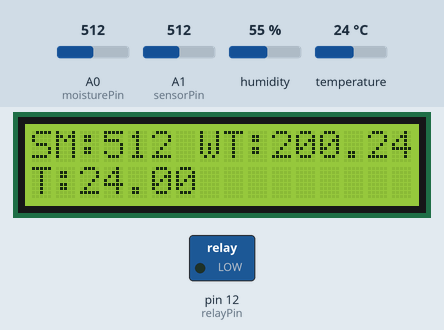
Bench run of a sketch on a simulated Arduino Uno, built with avr-gcc and run on an emulated ATmega328P. Shown: 16×2 character LCD, switched loads named in the sketch (green lamp = pin HIGH). Inputs (shaded band) come from the test bench; at power-on: A0 (moisturePin) = 512, humidity 55 %, A1 (sensorPin) = 512, temperature 24 °C.

Above: at 1.2 s.
1.3 s: A0 (moisturePin) set to 483
At 3.1 s:
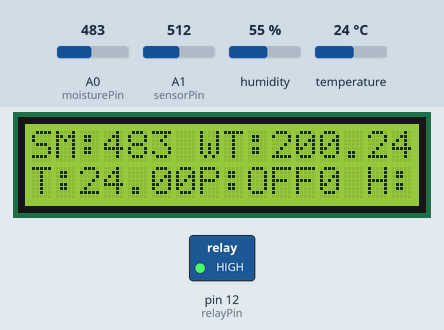
7.6 s: A0 (moisturePin) set to 510
At 12.8 s:
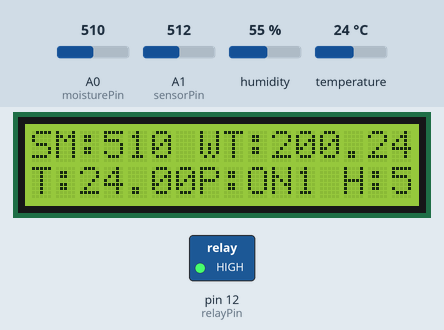
13.7 s: humidity set to 22 %
At 16.9 s:
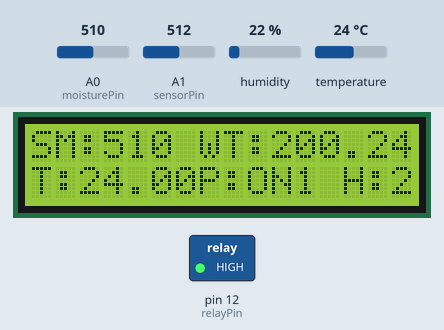
17.8 s: A1 (sensorPin) set to 490
At 19.3 s:
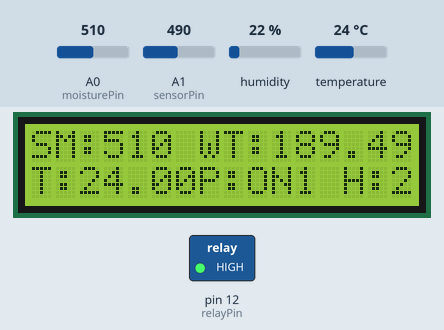
20.5 s: temperature set to 12 °C
At 24.1 s:
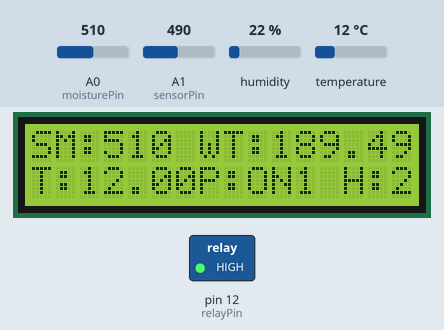
Timing chart, 0 to 25.6 s (numbered marks = the images above; inputs shaded):
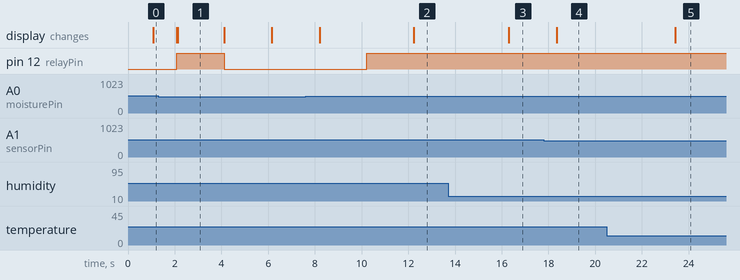

The sketch:

Sensor_Control.ino
```cpp
#include <LiquidCrystal.h>
#include <DHT.h>
#include <Adafruit_Sensor.h>
#include <SoftwareSerial.h>

SoftwareSerial bluetooth(0, 1);
#define DHTPIN 13
#define DHTTYPE DHT11

const int sensorPin = A1;
const int moisturePin = A0;
const int relayPin = 12;

LiquidCrystal lcd(2, 3, 4, 5, 6, 7); // RS, EN, D4, D5, D6, D7
DHT dht(DHTPIN, DHTTYPE);

void setup() {
  Serial.begin(9600);
  bluetooth.begin(9600);
  pinMode(moisturePin, INPUT);
  pinMode(relayPin, OUTPUT);
  lcd.begin(16, 2);
  dht.begin();
}

void loop() {
  int moistureValue = analogRead(moisturePin);
  int relaystatus = digitalRead(relayPin);
  float humidity = dht.readHumidity();
  float temperature = dht.readTemperature();

  int sensorValue = analogRead(sensorPin);
  float voltage = sensorValue * (5.0 / 1023.0);
  float temperatureC = (voltage - 0.5) * 100.0;

  lcd.setCursor(0, 0);
  lcd.print("SM:");
  lcd.print(moistureValue);
  lcd.print(" WT:");
  lcd.print(temperatureC);
  delay(1000);

  lcd.setCursor(0, 1);
  lcd.print("T:");
  lcd.print(temperature);
  delay(1000);

  if (relaystatus == HIGH) {
    lcd.print("P:ON");
  } else {
    lcd.print("P:OFF");
  }

  lcd.print(relaystatus);
  lcd.print(" H:");
  lcd.print(humidity);

  if (bluetooth.available()) {
    String receivedData = bluetooth.readString();
    if (receivedData == "status") {
      Serial.println(" ");
      Serial.print("Soil Moisture: ");
      Serial.print(moistureValue);
      delay(1000);
      Serial.println(" ");
      Serial.print("Humidity: ");
      Serial.print(humidity);
      delay(1000);
      Serial.println(" ");
      Serial.print("Temperature: ");
      Serial.print(temperature);
      delay(1000);
      Serial.println(" ");
      Serial.print("Water Temperature: ");
      Serial.print(temperatureC);
      delay(1000);
      Serial.println(" ");

      if (relaystatus == HIGH) {
        Serial.print("Pump Status: ON");
      } else {
        Serial.print("Pump Status: OFF");
      }

      Serial.println(" ");
    } else {
      Serial.print("Enter the proper keyword");
    }
  }

  if (moistureValue <= 500) {
    digitalWrite(relayPin, LOW);
  } else {
    digitalWrite(relayPin, HIGH);
  }
}
```

Measured:
- the behaviour switches between 501 and 500 on A0 (moisturePin) (found by bisection; images 0 and 1)
- after the input at 7.6 s, pin 12 (relayPin): LOW → HIGH after 2.6 s; the display: first changes after 0.61 s (image 2 shows a later state)
- after the input at 13.7 s, the display: changes after 2.6 s (image 3)
- after the input at 17.8 s, the display: changes after 0.56 s (image 4)
- after the input at 20.5 s, the display: changes after 2.9 s (image 5)
- what the display in image 1 shows lasts 2.0 s, from 2.1 s to 4.1 s
